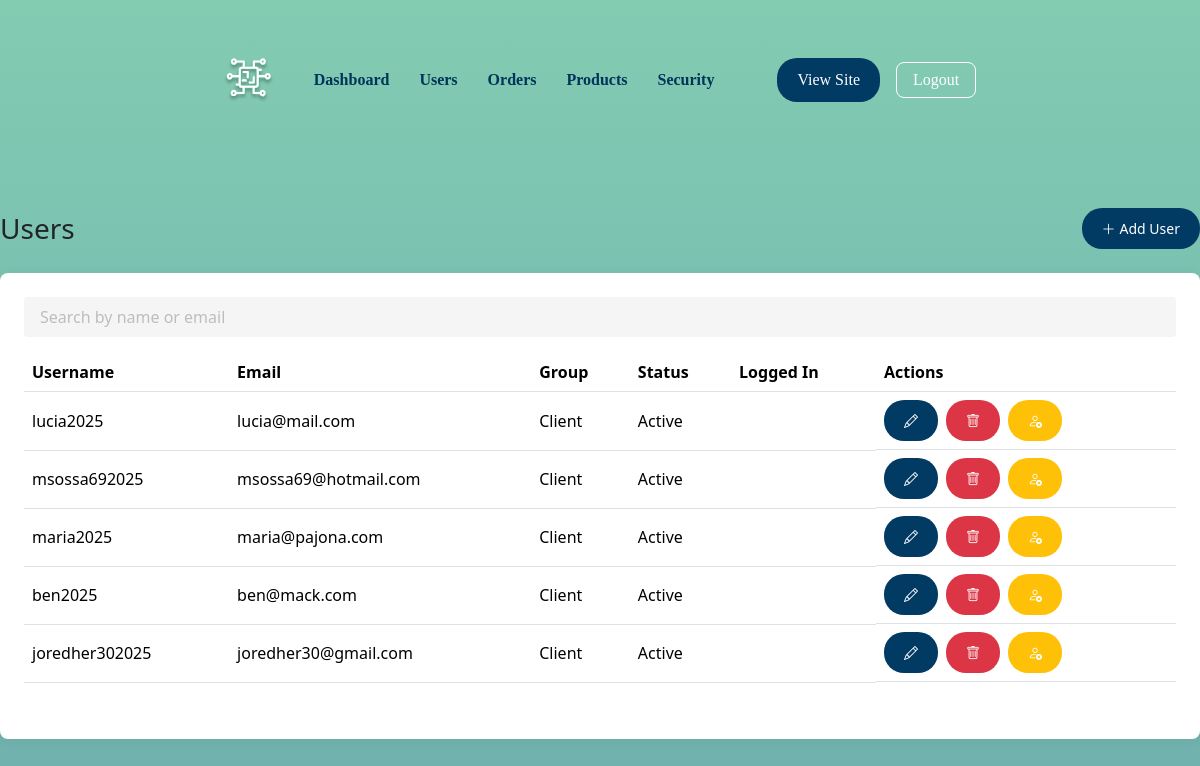
Page /pages/admin/users.php on the earlier database version.
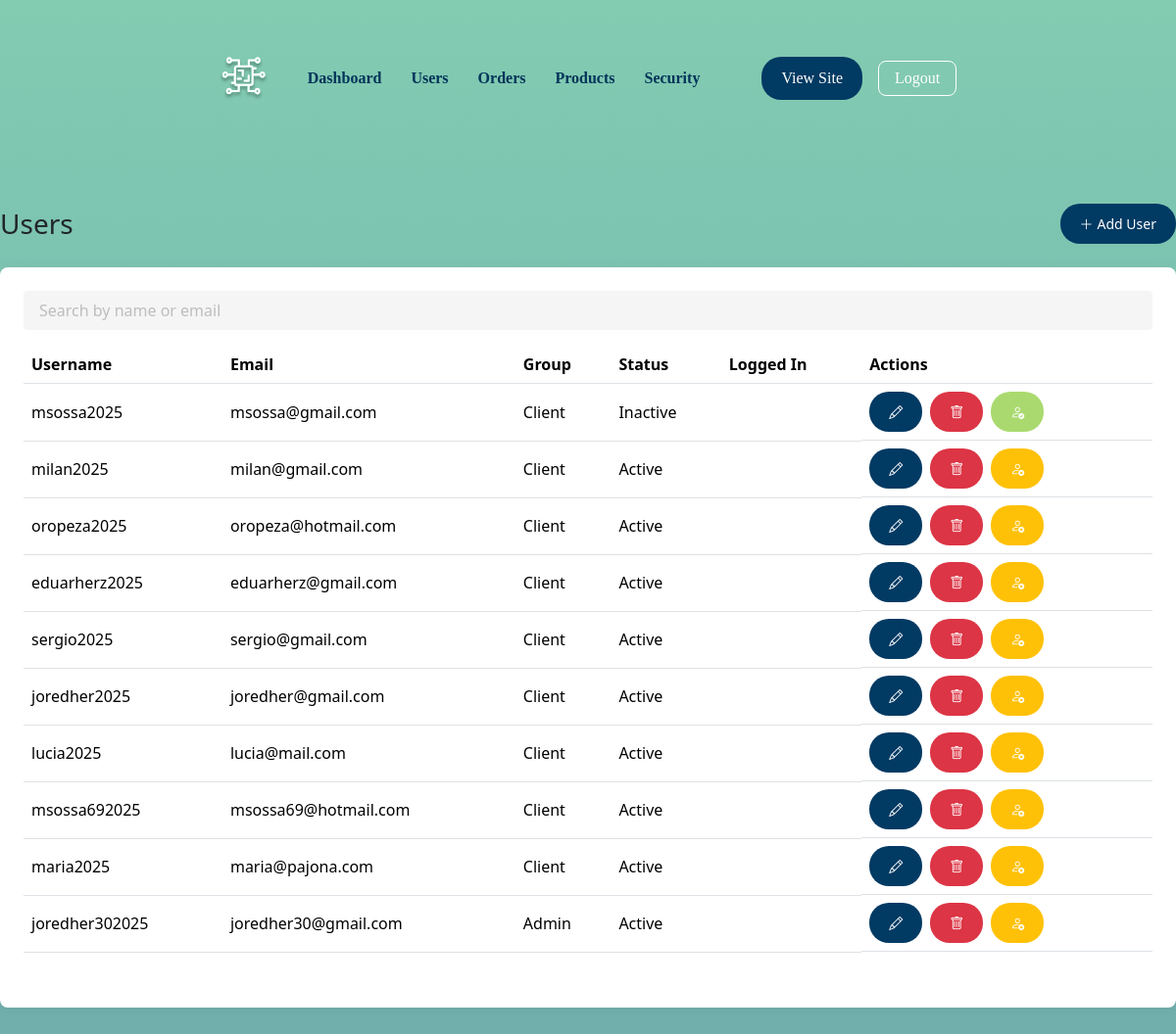
Same page on the later database version.
### tables this page shows
CREATE TABLE IF NOT EXISTS `lpa_users` (
  `lpa_users_ID` int NOT NULL AUTO_INCREMENT,
  `lpa_user_username` varchar(100) NOT NULL,
  `lpa_user_email` varchar(500) NOT NULL,
  `lpa_user_password` varchar(500) NOT NULL,
  `lpa_user_firstname` varchar(50) NOT NULL,
  `lpa_user_lastname` varchar(50) NOT NULL,
  `lpa_fk_user_group_ID` int NOT NULL,
  `validation_token` varchar(250) DEFAULT NULL,
  `token_created_at` datetime DEFAULT NULL,
  `lpa_user_status` char(1) DEFAULT 'A',
  `is_verified` tinyint DEFAULT '0',
  PRIMARY KEY (`lpa_users_ID`) USING BTREE,
  UNIQUE KEY `lpa_user_username_UNIQUE` (`lpa_user_username`),
  UNIQUE KEY `lpa_user_email_UNIQUE` (`lpa_user_email`),
  KEY `fk_lpa_users_lpa_user_group1_idx` (`lpa_fk_user_group_ID`),
  CONSTRAINT `fk_lpa_users_lpa_user_group1` FOREIGN KEY (`lpa_fk_user_group_ID`) REFERENCES `lpa_user_group` (`lpa_user_group_ID`)
);

CREATE TABLE IF NOT EXISTS `lpa_user_group` (
  `lpa_user_group_ID` int NOT NULL AUTO_INCREMENT,
  `name` varchar(45) NOT NULL,
  PRIMARY KEY (`lpa_user_group_ID`),
  UNIQUE KEY `name_UNIQUE` (`name`)
);

### includes/config.php (called while the page is built, shortened)
<?php
class Database {
    private static $instance = null;
    private function __construct() {
        $env = parse_ini_file(__DIR__ . '/../.env');
        $dsn = "mysql:host={$env['DB_HOST']};dbname={$env['DB_NAME']};charset=utf8mb4";
        $options = [
            PDO::ATTR_ERRMODE => PDO::ERRMODE_EXCEPTION,
            PDO::ATTR_DEFAULT_FETCH_MODE => PDO::FETCH_ASSOC,
            PDO::ATTR_EMULATE_PREPARES => false,
        ];
        try {
            $this->conn = new PDO($dsn, $env['DB_USER'], $env['DB_PASS'], $options);
        } catch (PDOException $e) {
            die("❌ DB Connection failed: " . $e->getMessage());
        }
    }
    public static function getConnection(): PDO
    {
        if (!self::$instance) {
            self::$instance = new Database();
        }
        return self::$instance->conn;
    }
}

### repositories/UserRepository.php (called while the page is built, shortened)
<?php
class UserRepository extends BaseRepository
{
    public function countAll(string $search = '', string $status = ''): int
    {
        $sql = "SELECT COUNT(*) FROM {$this->table} u";
        $conditions = [];
        $params = [];
        $stmt = $this->conn->prepare($sql);
        $stmt->execute();
        return (int)$stmt->fetchColumn();
    }
    public function findPaginated(int $offset, int $limit, string $search = '', string $status = ''): array
    {
        $conditions = [];
        $params = [':offset' => $offset, ':limit' => $limit];
        $where = $conditions ? 'WHERE ' . implode(' AND ', $conditions) : '';
        $sql = "SELECT u.*, g.name AS group_name
                FROM {$this->table} u
                JOIN lpa_user_group g ON g.lpa_user_group_ID = u.lpa_fk_user_group_ID
                {$where}
                ORDER BY u.lpa_users_ID DESC
                LIMIT :offset, :limit";
        $stmt = $this->conn->prepare($sql);
        foreach ($params as $key => $val) {
            $stmt->bindValue($key, $val, is_int($val) ? PDO::PARAM_INT : PDO::PARAM_STR);
        }
        $stmt->execute();
        return $stmt->fetchAll();
    }
}

### repositories/BaseRepository.php (called while the page is built, shortened)
<?php
class BaseRepository
{
    public function __construct(string $table)
    {
        $this->conn = Database::getConnection();
        $this->table = $table;
    }
}

### pages/admin/users.php (the view, shortened to what the changed rows need)
<?php
$repo = new UserRepository();
$searchTerm   = trim($_GET['search'] ?? '');
$pageNum  = isset($_GET['page_num']) && is_numeric($_GET['page_num']) ? (int)$_GET['page_num'] : 1;
$pageSize = 10;
$offset   = ($pageNum - 1) * $pageSize;
$total    = $repo->countAll($searchTerm);
$users = $repo->findPaginated($offset, $pageSize, $searchTerm);
function renderRows(array $users, int $currentId): string {
    foreach ($users as $user) {
        $isSelf = (int)$user['lpa_users_ID'] === $currentId;
        ?>
        <tr data-status="<?= htmlspecialchars($user['lpa_user_status'], ENT_QUOTES) ?>">
            <td class="user-username"><?= htmlspecialchars($user['lpa_user_username']) ?></td>
            <td class="user-email"><?= htmlspecialchars($user['lpa_user_email']) ?></td>
            <td><?= htmlspecialchars($user['group_name']) ?></td>
            <td class="user-status"><?= htmlspecialchars(statusLabel($user['lpa_user_status'])) ?></td>
            <td class="text-center">
            </td>
            <td class="d-flex flex-wrap gap-1">
                <?php if ($isSelf): ?>
                    <a href="/profile" class="btn btn-sm btn-primary text-white me-1 icon-btn" data-bs-toggle="tooltip" title="My Account"><i class="bi bi-person"></i></a>
                <?php else: ?>
                    <button type="button" class="btn btn-sm btn-primary text-white me-1 edit-user icon-btn" data-bs-toggle="tooltip" title="Edit"
                            data-id="<?= $user['lpa_users_ID'] ?>"
                            data-username="<?= htmlspecialchars($user['lpa_user_username'], ENT_QUOTES) ?>"
                            data-email="<?= htmlspecialchars($user['lpa_user_email'], ENT_QUOTES) ?>"
                            data-firstname="<?= htmlspecialchars($user['lpa_user_firstname'], ENT_QUOTES) ?>"
                            data-lastname="<?= htmlspecialchars($user['lpa_user_lastname'], ENT_QUOTES) ?>"
                            data-group="<?= htmlspecialchars($user['lpa_fk_user_group_ID'], ENT_QUOTES) ?>"
                            data-status="<?= htmlspecialchars($user['lpa_user_status'], ENT_QUOTES) ?>">
                        <i class="bi bi-pencil"></i></button>
                    <a href="/admin.users?delete=<?= $user['lpa_users_ID'] ?>" class="btn btn-sm btn-danger text-white me-1 delete-user icon-btn" data-bs-toggle="tooltip" title="Delete" data-name="<?= htmlspecialchars($user['lpa_user_username'], ENT_QUOTES) ?>"><i class="bi bi-trash"></i></a>
                    <?php if ($user['lpa_user_status'] === 'I'): ?>
                        <a href="/admin.users?activate=<?= $user['lpa_users_ID'] ?>" class="btn btn-sm btn-success text-white me-1 activate-user icon-btn" data-bs-toggle="tooltip" title="Activate" data-name="<?= htmlspecialchars($user['lpa_user_username'], ENT_QUOTES) ?>"><i class="bi bi-person-check"></i></a>
                    <?php else: ?>
                        <a href="/admin.users?deactivate=<?= $user['lpa_users_ID'] ?>" class="btn btn-sm btn-warning text-white me-1 deactivate-user icon-btn" data-bs-toggle="tooltip" title="Deactivate" data-name="<?= htmlspecialchars($user['lpa_user_username'], ENT_QUOTES) ?>"><i class="bi bi-person-x"></i></a>
                    <?php endif; ?>
                <?php endif; ?>
            </td>
        </tr>
        <?php
    }
    return ob_get_clean();
}
$rowsHtml = $users
    ? renderRows($users, (int)($_SESSION['user']['id'] ?? 0))
    : '<tr class="no-results"><td colspan="6" class="text-center py-4">No users found.</td></tr>';
function statusLabel($code) {
    return $code === 'A' ? 'Active' : 'Inactive';
}
?>
<div class="container-account">
    <div class="d-flex flex-column flex-sm-row justify-content-between align-items-start align-items-sm-center gap-2 mb-4">
        <h1 class="h3 mb-0">Users</h1>
    </div>
    <div class="bg-white rounded shadow-sm p-4">
        <div class="table-responsive">
            <table class="table align-middle">
                <thead>
                <tr>
                    <th>Username</th>
                    <th>Email</th>
                    <th>Group</th>
                    <th>Status</th>
                    <th>Logged In</th>
                    <th>Actions</th>
                </tr>
                </thead>
                <tbody id="user-rows">
                <?= $rowsHtml ?>
                </tbody>
            </table>
        </div>
    </div>
</div>
<?php
include 'includes/admin/layout.php';

### includes/admin/header.php (shortened to what the changed rows need)
<?php
$uri = $_SERVER['REQUEST_URI'] ?? '/admin';
$links = [
    '/admin' => 'Dashboard',
    '/admin.users' => 'Users',
    '/admin.orders' => 'Orders',
    '/admin.products' => 'Products',
    '/admin.security' => 'Security',
];
$style = 'text-decoration-none';
?>
<header class="header">
    <div class="logo-nav">
        <nav class="navigation">
            <?php foreach ($links as $route => $label): ?>
                <a href="<?= $route ?>" class="<?= strtolower($uri) === strtolower($route) ? 'text-color-selection text-decoration-underline' : $style ?>">
                    <?= htmlspecialchars($label) ?>
                </a>
            <?php endforeach; ?>
        </nav>
    </div>
</header>

Differences in the rows shown:
removed lpa_users: lpa_user_username "ben2025", lpa_user_email "ben@mack.com", lpa_fk_user_group_ID.name "Client", lpa_user_status "Active"
added lpa_users: lpa_user_username "msossa2025", lpa_user_email "msossa@gmail.com", lpa_fk_user_group_ID.name "Client", lpa_user_status "Inactive"
added lpa_users: lpa_user_username "milan2025", lpa_user_email "milan@gmail.com", lpa_fk_user_group_ID.name "Client", lpa_user_status "Active"
added lpa_users: lpa_user_username "oropeza2025", lpa_user_email "oropeza@hotmail.com", lpa_fk_user_group_ID.name "Client", lpa_user_status "Active"
added lpa_users: lpa_user_username "eduarherz2025", lpa_user_email "eduarherz@gmail.com", lpa_fk_user_group_ID.name "Client", lpa_user_status "Active"
added lpa_users: lpa_user_username "sergio2025", lpa_user_email "sergio@gmail.com", lpa_fk_user_group_ID.name "Client", lpa_user_status "Active"
added lpa_users: lpa_user_username "joredher2025", lpa_user_email "joredher@gmail.com", lpa_fk_user_group_ID.name "Client", lpa_user_status "Active"
changed lpa_users "joredher302025": lpa_fk_user_group_ID.name "Client" → "Admin"
